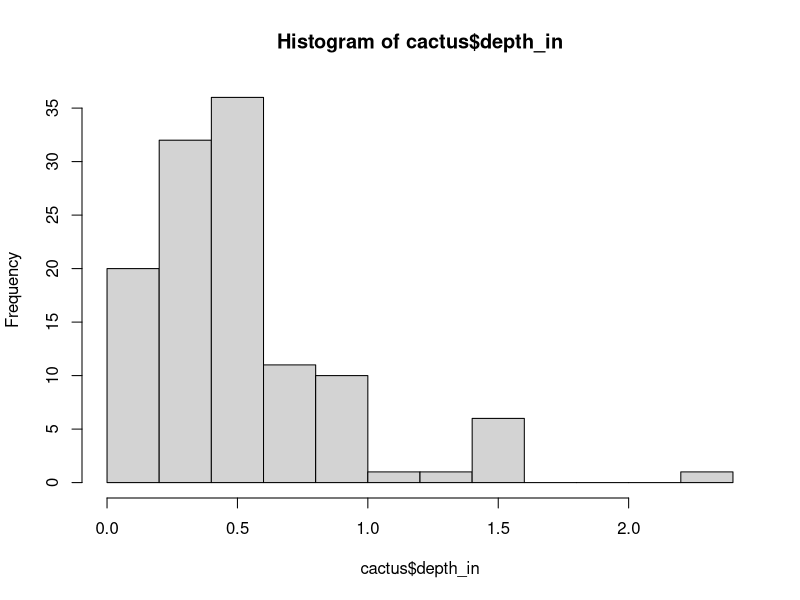

Source code (R):
## ---- chunk 1
knitr::opts_chunk$set(echo = FALSE)
## ---- chunk 2
counts <- c(63, 69, 60, 65, NA, 68, 61, 70, 61, 59, 64, 69, 63, 63, 72, 65, 64, 70, 63, 65)
## ---- chunk 3
mean(counts)
## ---- chunk 4
mean(counts, na.rm = TRUE)
## ---- chunk 5
counts[counts < 66]
## ---- chunk 6
pet_names <- c("Mystery", "Hazel", "Spud", "Pancho")
pet_names
## ---- chunk 7
pet_names[3]
## ---- chunk 8
pet_names[pet_names == "Spud"]
## ---- chunk 9
cactus <- read.csv("../data_raw/CactusPads_Fall2024.csv")
## ---- chunk 10
head(cactus)
## ---- chunk 11
mean(cactus$length_in, na.rm = TRUE)
## ---- chunk 12
round(mean(cactus$length_in, na.rm = TRUE), digits = 1)
## ---- chunk 13
hist(cactus$depth_in)
## ---- chunk 14
cactus[cactus$spines == "N", 9]
## ---- chunk 15
ficus <- cactus[cactus$species == "Opuntia ficus-indica", ]
head(ficus, 10)
engel <- cactus[cactus$species == "Opuntia engelmannii", ]
head(engel, 10)
## ---- chunk 16
mean_ficus <- mean(ficus$width_in, na.rm = TRUE)
mean_ficus
mean_engel <- mean(engel$width_in, na.rm = TRUE)
mean_engel
## ---- chunk 17
sd_ficus <- sd(ficus$width_in, na.rm = TRUE)
sd_ficus
sd_engel <- sd(engel$width_in, na.rm = TRUE)
sd_engel
